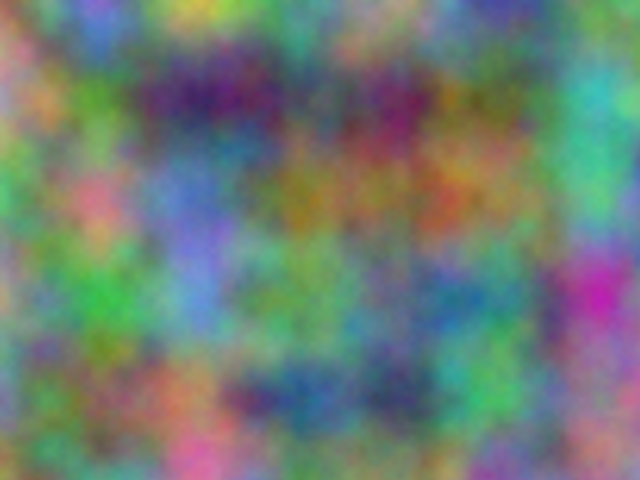
Frame 1 (no input)
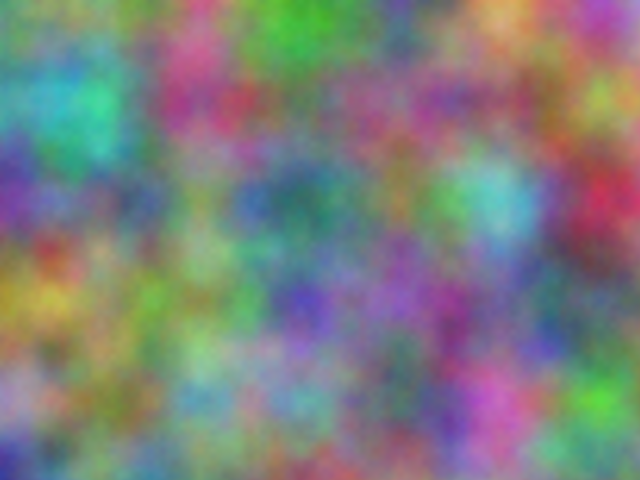
Frame 60 (the mouse pressed at the canvas centre just before this capture)
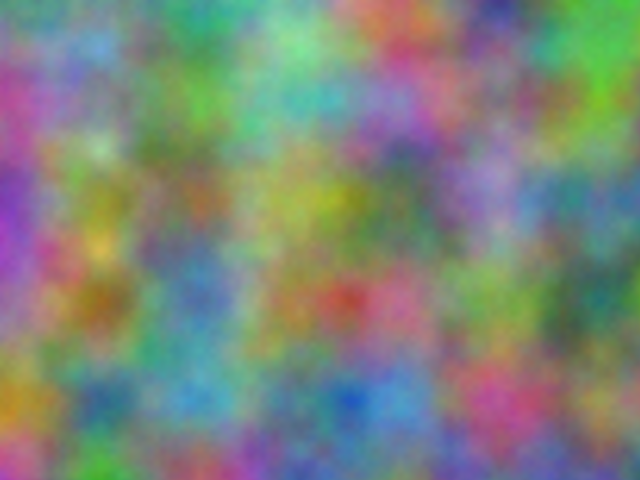
Frame 120 (the mouse held since frame 60 and released just before this capture)

The Processing sketch that drew these frames (run headless with seeded random() and noise(); from frame 60 on, the mouse is pressed at the canvas centre):

// Processing sketch: e_0_9_Animated_noise
// ── e_0_9_Animated_noise.pde
int animation = 0;

void setup() {
  size(640, 480);
}

void draw () {
  loadPixels(); //???
  noiseDetail(5);
  float xoff = 0;
  for (int x = 0; x < width; x++) {
    float yoff = 0.0;

    for (int y = 0; y < height; y++) {
      //float bright = map(noise(xoff, yoff), 0, 1, 0, 255);
      float red = map(noise(xoff, yoff, animation), 0, 1, 0, 255);
      float green = map(noise(xoff + 10000, yoff + 10000, animation), 0, 1, 0, 255);
      float blue = map(noise(xoff + 20000, yoff + 20000, animation), 0, 1, 0, 255);
      pixels[x+y*width] = color(red, green, blue);
      yoff += 0.01;
    }
    xoff += 0.01;
  }
  updatePixels(); //???
  animation++;
}
